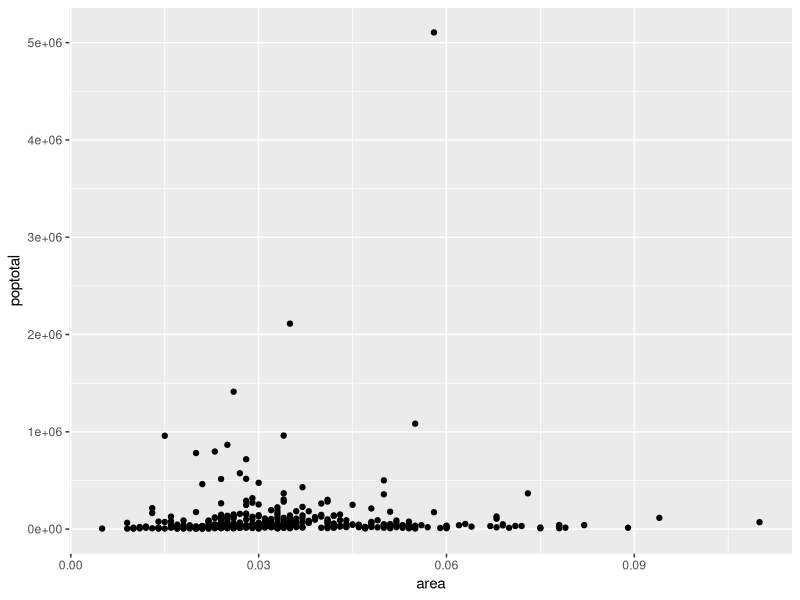
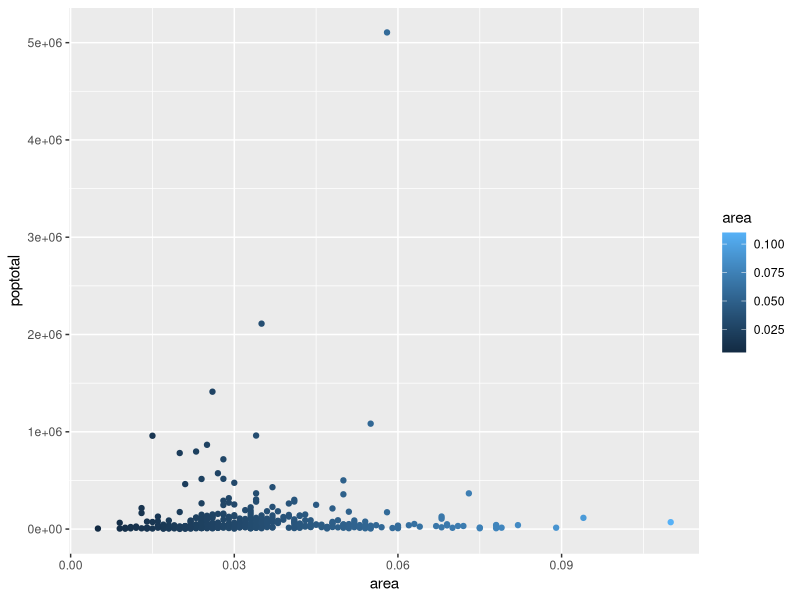
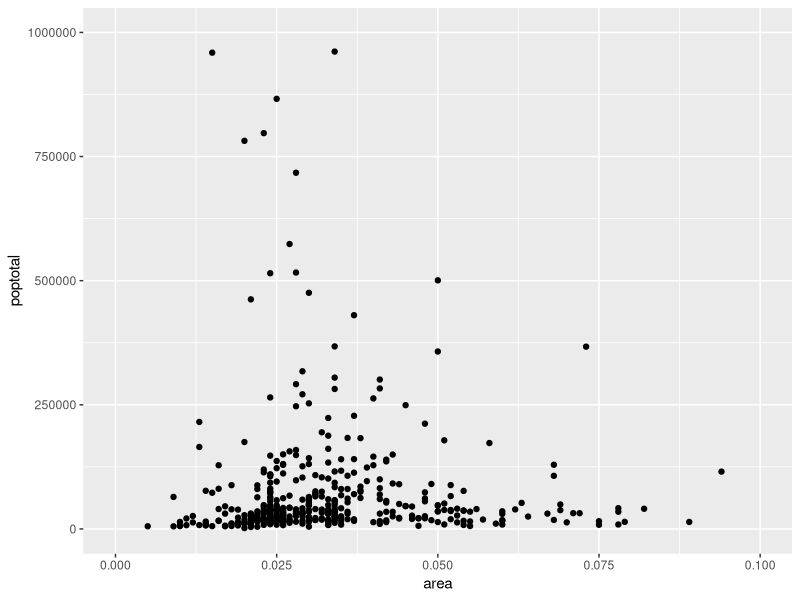
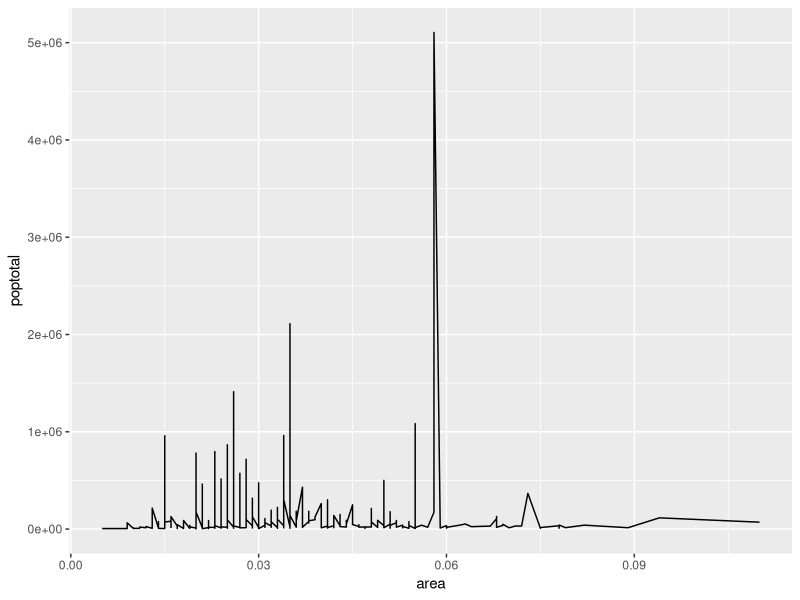
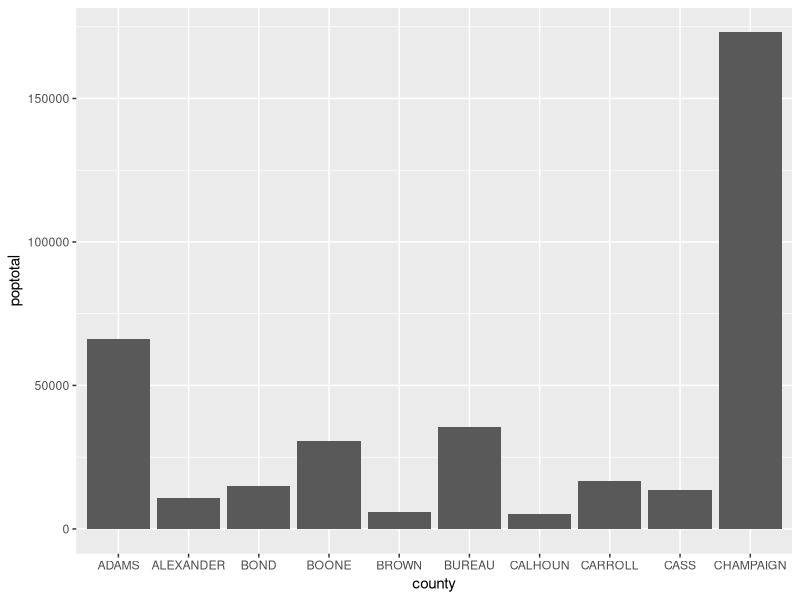
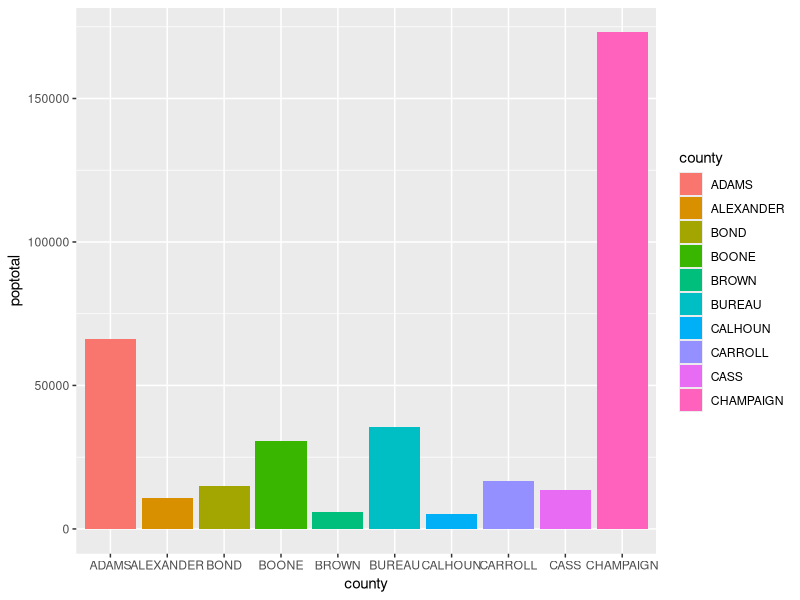
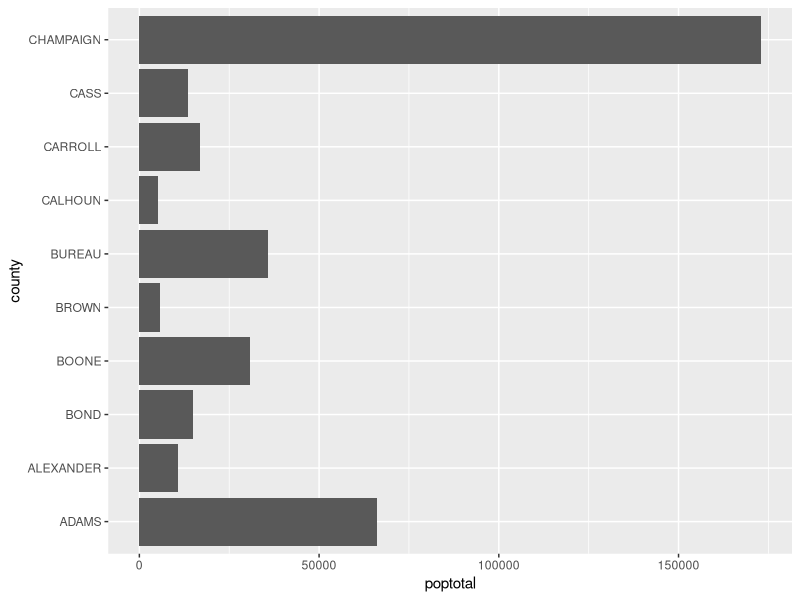
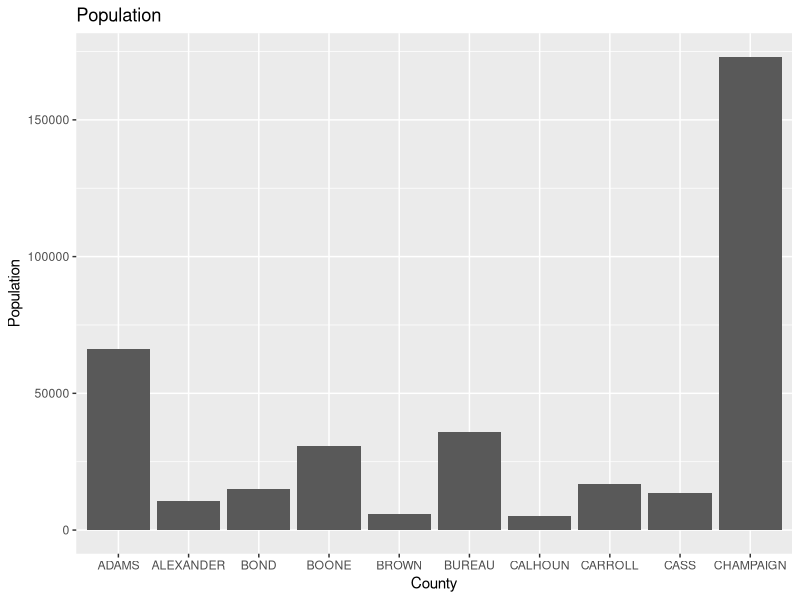

The R script that drew these images, in order:
## ---- chunk 1
knitr::opts_chunk$set(echo = TRUE)
## ---- chunk 2
library(ggplot2)
midwest
## ---- chunk 3
library(ggplot2)
ggplot(midwest, aes(x=area, y=poptotal)) + geom_point()
## ---- chunk 4
library(ggplot2)
ggplot(midwest, aes(x=area, y=poptotal, color=area)) + geom_point()
## ---- chunk 5
library(ggplot2)
ggplot(midwest, aes(x=area, y=poptotal)) + geom_point() +
  xlim(c(0, 0.1)) + ylim(c(0, 1000000))
## ---- chunk 6
library(ggplot2)
ggplot(midwest, aes(x=area, y=poptotal)) + geom_line()
## ---- chunk 7
library(ggplot2)
ggplot(midwest[1:10,], aes(x=county, y=poptotal)) + geom_bar(stat="identity")
## ---- chunk 8
library(ggplot2)
ggplot(midwest[1:10,], aes(x=county, y=poptotal, fill=county)) +
  geom_bar(stat="identity")
## ---- chunk 9
library(ggplot2)
ggplot(midwest[1:10,], aes(x=county, y=poptotal)) + geom_bar(stat="identity") +
  coord_flip()
## ---- chunk 10
library(ggplot2)
ggplot(midwest[1:10,], aes(x=county, y=poptotal)) + geom_bar(stat="identity") +
  labs(title="Population", x="County", y="Population")

## ---- chunk 11
library(ggplot2)
ggplot(midwest[1:10,], aes(x=county, y=poptotal)) + 
  labs(title="Population", x="County", y="Population") +
  geom_bar(stat="identity", width=0.2) 
## ---- chunk 12
library(tidyverse)
midwest %>% group_by(state) %>% summarise(all = sum(poptotal)) %>%
  ggplot(aes(x=state,y=all, fill=state)) + geom_bar(stat="identity")
## ---- chunk 13
library(ggplot2)
ggplot(midwest, aes(x=area, y=poptotal, color=area)) + geom_point() +
  facet_grid(state ~ .)
## ---- chunk 14
library(ggplot2)
ggplot(midwest, aes(x=area, y=poptotal, color=area)) + geom_point() +
  facet_grid(. ~ state)
